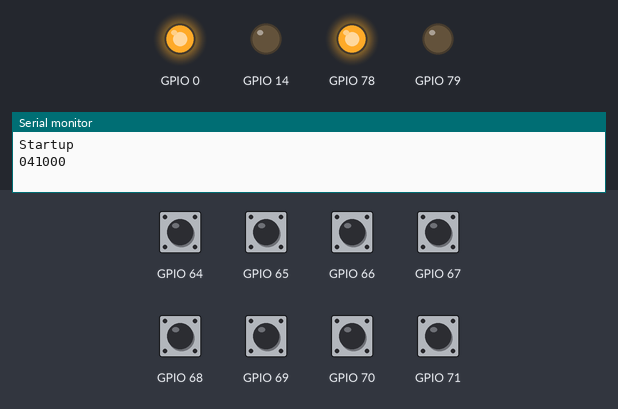
The program below on a simulated ESP8266 (Wemos D1 mini). On the bench: output pins drawn as LEDs (lit = HIGH), the last lines printed to the serial monitor. The inputs (shaded band) are chosen by the test bench; at power-on: GPIO 64–71 HIGH.

Above: at 1.2 s.
1.3 s: GPIO 64 pulled LOW for 0.15 s
At 2.5 s:
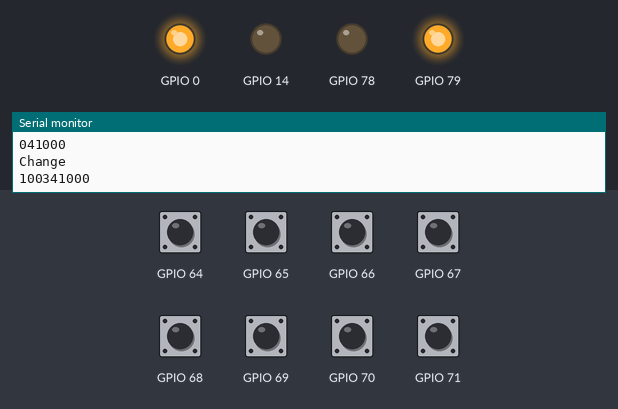
2.9 s: GPIO 68 pulled LOW for 0.15 s
At 2.95 s:
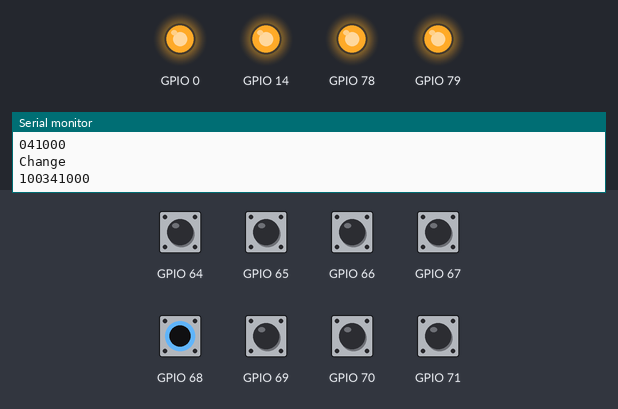
4.5 s: GPIO 64 pulled LOW for 1 s
At 5.0 s:
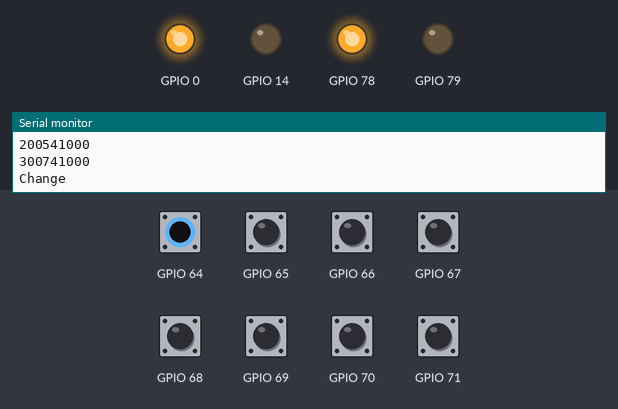
Timing chart, 0 to 7.5 s (numbered marks = the images above; inputs shaded):
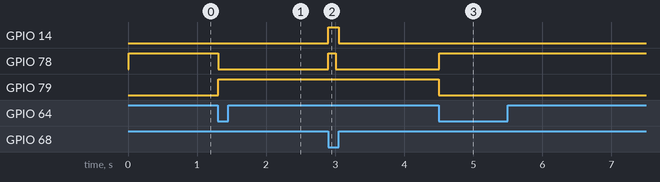

Measured:
- after the input at 1.3 s, GPIO 78: HIGH → LOW at once; GPIO 79: LOW → HIGH at once
- after the input at 2.9 s, GPIO 14: LOW → HIGH at once, → LOW 0.15 s later; GPIO 78: LOW → HIGH at once, → LOW 0.11 s later
- after the input at 4.5 s, GPIO 78: LOW → HIGH at once; GPIO 79: HIGH → LOW at once

The program:

main.cpp
```cpp
#include <Arduino.h>
#include <Wire.h>
#include <ESP8266WiFi.h>

#include "Adafruit_MCP23017.h"

#define NUM_ZONES 1

Adafruit_MCP23017 mcp;
byte lastInputUpdate = 0;

unsigned long lastDebounceTime = 0;  // the last time the output pin was toggled
unsigned long debounceDelay = 50;    // the debounce time; increase if the output flickers

unsigned long previousMillis = 0;        // will store last time LED was updated
const long interval = 500;           // interval at which to blink (milliseconds)
byte blinkState = LOW;

bool overrideActive = false;
unsigned long last_output = 0;

struct Zone {
  bool zoneOn;
  bool zoneEnabled;
  byte ledRedPin;
  byte ledGreenPin;
  byte relayPin;
  byte buttonPin;
} zone1;

Zone zones[NUM_ZONES];

void setupZone(struct Zone zone);

void setup() {
  Serial.begin(9600);
  Serial.write("Startup\n");

  zone1 = {
    zoneOn: false,
    zoneEnabled: false,
    ledRedPin: 15, // not real pin #
    ledGreenPin: 14, // not real pin #
    relayPin: 14, // on esp
    buttonPin: 0  // not real pin #
  };

  zones[0] = zone1;

  // Reset mcp
  pinMode(0, OUTPUT);
  digitalWrite(0, LOW);
  delay(10);
  digitalWrite(0, HIGH);

  Wire.begin(4, 5); //i2c

  mcp.begin();

  for (int zIndex=0;zIndex<NUM_ZONES;zIndex++){
    Zone zone = zones[zIndex];
    setupZone(zone);
  }

  // Override switch
  mcp.pinMode(4, INPUT);
  mcp.pullUp(4, HIGH);

  lastDebounceTime = millis();
}

void setupZone(struct Zone zone){
  /* Setup LEDs */
  mcp.pinMode(zone.ledRedPin, OUTPUT);
  mcp.digitalWrite(zone.ledRedPin, HIGH);

  mcp.pinMode(zone.ledGreenPin, OUTPUT);
  mcp.digitalWrite(zone.ledGreenPin, HIGH);

  /* Setup relay */
  digitalWrite(zone.relayPin, LOW);
  pinMode(zone.relayPin, OUTPUT);

  // mcp.pinMode(zone.relayPin, OUTPUT);
  // mcp.digitalWrite(zone.relayPin, HIGH);

  /* Setup button */
  mcp.pinMode(zone.buttonPin, INPUT);
  mcp.pullUp(zone.buttonPin, HIGH);
}

void processZone(struct Zone zone){
  byte ledRed = HIGH;
  byte ledGreen = HIGH;

  if (zone.zoneEnabled == false){
    zone.zoneOn = false;
  } else{
    if (overrideActive){
      zone.zoneOn = true; // force zone to "on" if we're in override mode and not disabled
    }
  }

  /* Update LED to reflect state */
  switch(zone.zoneEnabled){
    case false: ledRed = LOW; ledGreen = HIGH; break;
    case true:
      ledRed = HIGH;
      ledGreen = LOW;
      if (zone.zoneOn){
        ledGreen = blinkState;
      }
    break;
  }
  mcp.digitalWrite(zone.ledRedPin, ledRed);
  mcp.digitalWrite(zone.ledGreenPin, ledGreen);

  // Update relay
  if (zone.zoneOn){
    digitalWrite(zone.relayPin, HIGH);
  } else {
    digitalWrite(zone.relayPin, LOW);
  }
}

void toggleZoneState(struct Zone zone){
  // Toggle if the zone is on/off
  if (overrideActive) return;  // Only manual overrides
}

byte buttonToBit(struct Zone zone){
  switch(zone.buttonPin){
    case 0: return 1; break;
    case 1: return 2; break;
    case 2: return 4; break;
    case 3: return 8; break;
  }
  return 0;
}

void loop() {
  unsigned long currentMillis = millis();
  if (currentMillis - previousMillis >= interval) {
    previousMillis = currentMillis;
    blinkState = !blinkState;
  }

  //Read inputs
  byte allInputs = mcp.readGPIO(0);

  // Do simple check vs the current
  overrideActive = ((allInputs >> 4 & 1) == 0);

  if (allInputs != lastInputUpdate){
    if ((millis() - lastDebounceTime) > debounceDelay) {
      // Check if the pin that changed was a zone pine
      for (int zIndex=0;zIndex<NUM_ZONES;zIndex++){
        Zone zone = zones[zIndex];
        byte buttonPinBit = buttonToBit(zone); // inputs start on pin 21
        if (~allInputs & buttonPinBit){
          zone.zoneEnabled = !zone.zoneEnabled;
          Serial.write("Change\n");
        }
        zones[zIndex] = zone;
      }

      lastInputUpdate = allInputs;
      lastDebounceTime = millis();
    }
  }

  for (int zIndex=0;zIndex<NUM_ZONES;zIndex++){
    Zone zone = zones[zIndex];
    processZone(zone);
  }

  if (millis() - last_output > 1000) // compare diff of now vs. timer
  {
    uint32_t free = system_get_free_heap_size(); // get free ram
    Serial.print(last_output);
    Serial.println(free); // output ram to serial
    last_output = millis(); // reset timer
  }
}
```
